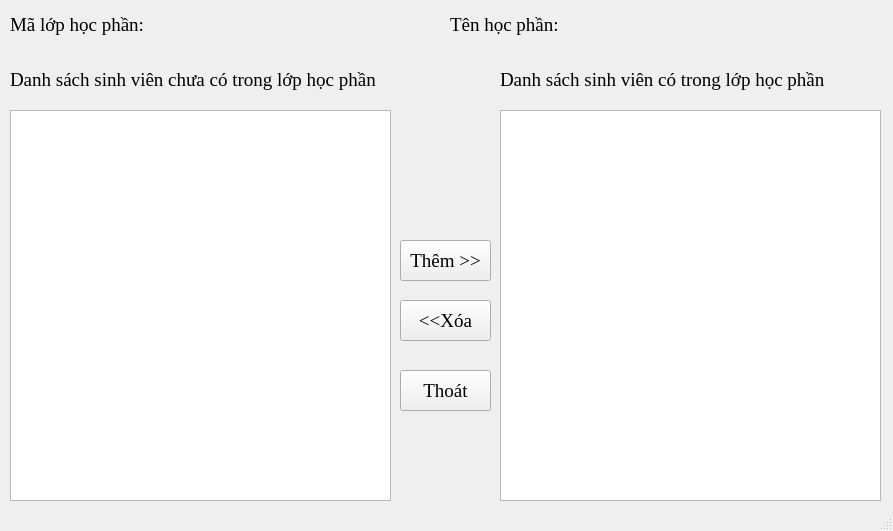
<?xml version="1.0" encoding="UTF-8"?>
<ui version="4.0">
 <class>MainWindow</class>
 <widget class="QMainWindow" name="MainWindow">
  <property name="geometry">
   <rect>
    <x>0</x>
    <y>0</y>
    <width>893</width>
    <height>531</height>
   </rect>
  </property>
  <property name="font">
   <font>
    <family>Times New Roman</family>
    <pointsize>14</pointsize>
   </font>
  </property>
  <property name="windowTitle">
   <string>MainWindow</string>
  </property>
  <widget class="QWidget" name="centralwidget">
   <widget class="QTableWidget" name="ds_svchuathem">
    <property name="geometry">
     <rect>
      <x>10</x>
      <y>110</y>
      <width>381</width>
      <height>391</height>
     </rect>
    </property>
   </widget>
   <widget class="QTableWidget" name="ds_svLhp">
    <property name="geometry">
     <rect>
      <x>500</x>
      <y>110</y>
      <width>381</width>
      <height>391</height>
     </rect>
    </property>
   </widget>
   <widget class="QPushButton" name="btn_them">
    <property name="geometry">
     <rect>
      <x>400</x>
      <y>240</y>
      <width>91</width>
      <height>41</height>
     </rect>
    </property>
    <property name="text">
     <string>Thêm &gt;&gt;</string>
    </property>
   </widget>
   <widget class="QPushButton" name="btn_xoa">
    <property name="geometry">
     <rect>
      <x>400</x>
      <y>300</y>
      <width>91</width>
      <height>41</height>
     </rect>
    </property>
    <property name="text">
     <string>&lt;&lt;Xóa</string>
    </property>
   </widget>
   <widget class="QLabel" name="label">
    <property name="geometry">
     <rect>
      <x>10</x>
      <y>60</y>
      <width>381</width>
      <height>40</height>
     </rect>
    </property>
    <property name="text">
     <string>Danh sách sinh viên chưa có trong lớp học phần</string>
    </property>
   </widget>
   <widget class="QLabel" name="label_2">
    <property name="geometry">
     <rect>
      <x>500</x>
      <y>60</y>
      <width>381</width>
      <height>40</height>
     </rect>
    </property>
    <property name="text">
     <string>Danh sách sinh viên có trong lớp học phần</string>
    </property>
   </widget>
   <widget class="QLabel" name="label_3">
    <property name="geometry">
     <rect>
      <x>10</x>
      <y>10</y>
      <width>371</width>
      <height>30</height>
     </rect>
    </property>
    <property name="text">
     <string>Mã lớp học phần: </string>
    </property>
   </widget>
   <widget class="QLabel" name="label_4">
    <property name="geometry">
     <rect>
      <x>450</x>
      <y>10</y>
      <width>431</width>
      <height>30</height>
     </rect>
    </property>
    <property name="text">
     <string>Tên học phần: </string>
    </property>
   </widget>
   <widget class="QPushButton" name="btn_thoat">
    <property name="geometry">
     <rect>
      <x>400</x>
      <y>370</y>
      <width>91</width>
      <height>41</height>
     </rect>
    </property>
    <property name="text">
     <string>Thoát</string>
    </property>
   </widget>
  </widget>
  <widget class="QMenuBar" name="menubar">
   <property name="geometry">
    <rect>
     <x>0</x>
     <y>0</y>
     <width>893</width>
     <height>27</height>
    </rect>
   </property>
  </widget>
  <widget class="QStatusBar" name="statusbar"/>
 </widget>
 <resources/>
 <connections/>
</ui>
